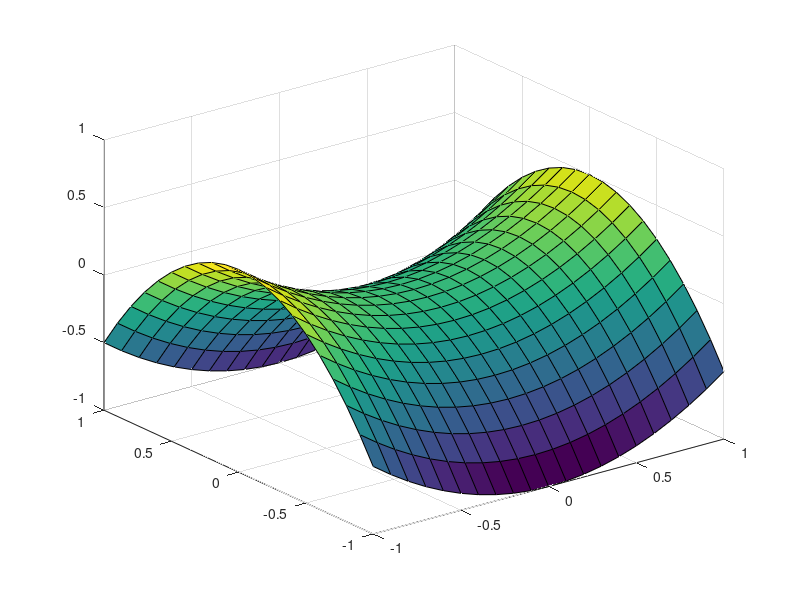

MATLAB code to generate this figure: (Note: this script raises an error after producing the figure.)


% Generate mesh grid
x = -1:0.1:1;y = x;
[X,Y] = meshgrid(x,y);

% Define surface shape using k1 and k2
k1 = 1;
k2 = -2;

% Set Z value of grid
Z = 0.5*(k1*X.^2 + k2*Y.^2);

% Plot shape (colormap indicates simply elavation, i.e., the Z value)
figure;surf(X,Y,Z);

% Compute Mean (H) and Gaussian (K) curvatures
[H, K] = get_curvatures(X,Y,Z);


% Plot figures with colormap representing curvature
figure;surf(X,Y,Z,H);
title("Mean curvature");

figure;surf(X,Y,Z,K);
title("Gaussian curvature");

% Test curvature computation on a sphere. This leads to artefacts.
%[xs, ys, zs] = sphere();
%[Hs, Ks] = get_curvatures(xs, ys, zs);
%figure;surf(xs,ys,zs,Ks);


% Function by Ahmed Elnaggar, https://www.mathworks.com/matlabcentral/fileexchange/5229-gaussian-curvature
function [H, K] = get_curvatures(X,Y,Z)
[Xu,Xv] = gradient(X); [Yu,Yv] = gradient(Y); [Zu,Zv] = gradient(Z);
% Second Derivatives
[Xuu,Xuv] = gradient(Xu); [Yuu,Yuv] = gradient(Yu); [Zuu,Zuv] = gradient(Zu);
[Xuv,Xvv] = gradient(Xv); [Yuv,Yvv] = gradient(Yv); [Zuv,Zvv] = gradient(Zv);
% Initialize Gaussian and mean curvature
K = zeros(size(Z));
H = zeros(size(Z));
% Calculate both Gaussian and mean curvature
for i=1:size(Z,1)
    for j=1:size(Z,2)
        % assign vector values that we are going to work on
        r_u = [Xu(i,j) Yu(i,j) Zu(i,j)];
        r_v = [Xv(i,j) Yv(i,j) Zv(i,j)];
        r_uu = [Xuu(i,j) Yuu(i,j) Zuu(i,j)];
        r_uv = [Xuv(i,j) Yuv(i,j) Zuv(i,j)];
        r_vv = [Xvv(i,j) Yvv(i,j) Zvv(i,j)];
        % First fundamental Coeffecients of the surface (E,F,G)
        E = dot(r_u, r_u);
        F = dot(r_u, r_v);
        G = dot(r_v, r_v);
        % Calculate the unite normal vector (the perpendicular vector for
        % both of these vectors)
        m = cross(r_u,r_v,2);
        n = m./sqrt(dot(m,m,2));
        % Second fundamental Coeffecients of the surface (L,M,N)
        L = dot(r_uu,n);
        M = dot(r_uv,n);
        N = dot(r_vv,n);
        % Gaussian Curvature
        K(i,j) = (L.*N - M.^2)./(E.*G - F.^2);
        % Mean Curvature
        H(i,j) = (E.*N + G.*L - 2.*F.*M)./(2*(E.*G - F.^2));
    end
end
end
